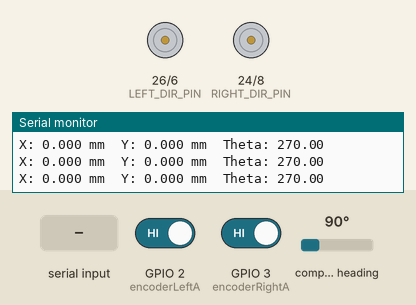
Simulated run of this sketch. Board: ESP32. On the bench: direction and speed pins drawn as motors (green arrow = direction pin HIGH = forward, orange = LOW = backward, longer = more drive), the last lines printed to the serial monitor. The inputs (shaded band) are chosen by the test bench; at power-on: GPIO 2 (encoderLeftA) HIGH, GPIO 3 (encoderRightA) HIGH, compass heading 90°.

Above: at 2.2 s.
2.3 s: "90,45\n" received over the second serial link
At 2.7 s:
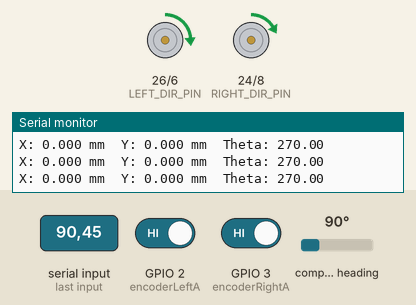
3.8 s: "30,150\n" received over the second serial link
At 4.2 s:
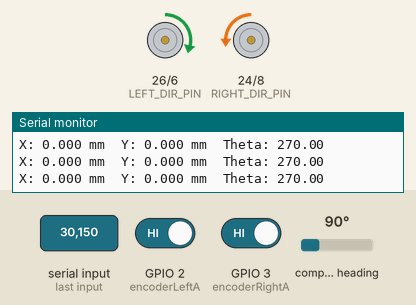
Timing chart, 0 to 6.8 s (numbered marks = the images above; inputs shaded):
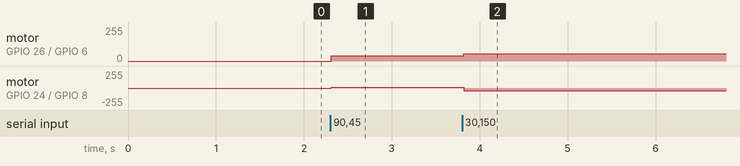

The sketch:

esp_arduino.ino
```cpp
#include <Wire.h>
#include <Adafruit_Sensor.h>
#include <Adafruit_BNO055.h>
#include <utility/imumaths.h>
#include <math.h>

// ------------------- IMU -------------------
Adafruit_BNO055 bno = Adafruit_BNO055(55, 0x28);


// ------------------- Motor Pins -------------------
const int LEFT_PWM_PIN  = 6;
const int LEFT_DIR_PIN  = 26;
const int RIGHT_PWM_PIN = 8;
const int RIGHT_DIR_PIN = 24;

// ------------------- Encoder Pins -------------------
const int encoderLeftA  = 2;
const int encoderLeftB  = 13;
const int encoderRightA = 3;
const int encoderRightB = 12;

// ------------------- Robot Constants -------------------
const float pulsesPerRevLeft  = 400.0;
const float pulsesPerRevRight = 400.0;
const float wheelDiameter = 152.0;   // mm
const float wheelCircumference = 3.14159 * wheelDiameter;
const float wheelBase = 491.0;       // mm

// ------------------- Odometry -------------------
volatile long leftPulses = 0;
volatile long rightPulses = 0;
long prevLeftPulses = 0;
long prevRightPulses = 0;
float x = 0, y = 0, theta = 0;

// ------------------- Joystick -------------------
int ly = 0, rx = 0;
float speedFactor = 0.1;

// ------------------- Wheel Speeds -------------------
double targetwl = 0, targetwr = 0;

// ------------------- Encoder ISRs -------------------
void leftEncoderISR() {
  int A = digitalRead(encoderLeftA);
  int B = digitalRead(encoderLeftB);
  if (A == B) leftPulses++;
  else leftPulses--;
}

void rightEncoderISR() {
  int A = digitalRead(encoderRightA);
  int B = digitalRead(encoderRightB);
  if (A == B) rightPulses++;
  else rightPulses--;
}

// ------------------- IMU Yaw -------------------
double readYaw() {
  imu::Quaternion q = bno.getQuat();
  double yaw = atan2(2.0 * (q.w() * q.z() + q.x() * q.y()),
                     1.0 - 2.0 * (q.y()*q.y() + q.z()*q.z()));
  yaw = yaw * 180.0 / 3.14159;
  if (yaw < 0) yaw += 360.0;
  return yaw;
}

// ------------------- Wheel Speed Logic -------------------
void compute2Wheel(int lyInput, int rxInput) {
  float V = -lyInput;  //  for forward/back
  float rX = rxInput;  // Turning from right stick

  targetwr = ((V * 200 + rX * wheelBase / 2) / (wheelDiameter / 2)); //angular velocity of right wheel
  targetwl = ((V * 200 - rX * wheelBase / 2) / (wheelDiameter / 2)); //angular velocity of left wheel

  targetwr = constrain(targetwr * speedFactor, -255, 255);
  targetwl = constrain(targetwl * speedFactor, -255, 255);
}

// ------------------- Apply PWM -------------------
void applySpeed() {
  if (targetwl >= 0) {
    digitalWrite(LEFT_DIR_PIN, LOW); //    low = forward
    analogWrite(LEFT_PWM_PIN, targetwl);
  } else {
    digitalWrite(LEFT_DIR_PIN, HIGH);
    analogWrite(LEFT_PWM_PIN, -targetwl);
  }

  if (targetwr >= 0) {
    digitalWrite(RIGHT_DIR_PIN, LOW);
    analogWrite(RIGHT_PWM_PIN, targetwr);
  } else {
    digitalWrite(RIGHT_DIR_PIN, HIGH);
    analogWrite(RIGHT_PWM_PIN, -targetwr);
  }
}

// ------------------- Setup -------------------
void setup() {
  Serial.begin(9600);    // Debug
  Serial1.begin(9600);   // UART from ESP32

  if (!bno.begin()) {
    Serial.println("BNO055 not detected!");
    while (1);
  }
  bno.setExtCrystalUse(true);
  delay(1000);

  pinMode(LEFT_PWM_PIN, OUTPUT);
  pinMode(LEFT_DIR_PIN, OUTPUT);
  pinMode(RIGHT_PWM_PIN, OUTPUT);
  pinMode(RIGHT_DIR_PIN, OUTPUT);

  pinMode(encoderLeftA, INPUT_PULLUP);
  pinMode(encoderLeftB, INPUT_PULLUP);
  pinMode(encoderRightA, INPUT_PULLUP);
  pinMode(encoderRightB, INPUT_PULLUP);

  attachInterrupt(digitalPinToInterrupt(encoderLeftA), leftEncoderISR, RISING);
  attachInterrupt(digitalPinToInterrupt(encoderRightA), rightEncoderISR, RISING);
}

// ------------------- Loop -------------------
void loop() {
  // ----------- Fast UART Receive -----------
  static char buffer[20];
  static int index = 0;

  while (Serial1.available()) {
    char c = Serial1.read();
    if (c == '\n') {
      buffer[index] = '\0';
      index = 0;

      char* comma = strchr(buffer, ',');
      if (comma) {
        *comma = '\0';
        ly = atoi(buffer);
        rx = atoi(comma + 1);

        Serial.print("LY: "); Serial.print(ly);
        Serial.print("  RX: "); Serial.println(rx);
      }
    } else if (index < sizeof(buffer) - 1) {
      buffer[index++] = c;
    }
  }

  // ----------- Deadband for joystick drift -----------
  if (abs(ly) < 10) ly = 0;
  if (abs(rx) < 10) rx = 0;

  compute2Wheel(ly, rx);
  applySpeed();

  // ----------- Odometry -----------
  long deltaLeft  = leftPulses  - prevLeftPulses;
  long deltaRight = rightPulses - prevRightPulses;
  prevLeftPulses  = leftPulses;
  prevRightPulses = rightPulses;

  float dLeft  = (deltaLeft  / pulsesPerRevLeft)  * wheelCircumference;
  float dRight = (deltaRight / pulsesPerRevRight) * wheelCircumference;
  float dCenter = (dRight + dLeft) / 2.0;

  theta = readYaw();
  float thetaRad = theta * 3.14159 / 180.0;

  x += dCenter * cos(thetaRad);
  y += dCenter * sin(thetaRad);

  Serial.print("X: "); Serial.print(x, 3);
  Serial.print(" mm\tY: "); Serial.print(y, 3);
  Serial.print(" mm\tTheta: "); Serial.println(theta, 2);

   // --- Reset if 'R' received from ESP (PS5 Circle button) ---
  if (Serial1.available()) {
    char c = Serial1.read();
    if (c == 'R') {
      x = 0;
      y = 0;
      theta = 0;
      leftPulses = 0;
      rightPulses = 0;
      prevLeftPulses = 0;
      prevRightPulses = 0;
      targetwl = 0;
      targetwr = 0;
      analogWrite(LEFT_PWM_PIN, 0);
      analogWrite(RIGHT_PWM_PIN, 0);
      Serial.println("Restart command received from PS5 — Motors and Odometry RESET!");
    }
  }
    // --- Reset if '1' sent over Serial Monitor ---
  if (Serial.available()) {
    char c = Serial.read();
    if (c == '1') {
      x = 0;
      y = 0;
      theta = 0;
      leftPulses = 0;
      rightPulses = 0;
      prevLeftPulses = 0;
      prevRightPulses = 0;
      Serial.println("Odometry and encoder counts RESET!");
    }
  }


  delay(100);  // Short delay to improve responsiveness
}
```

Measured:
- after the input at 2.3 s, motor on GPIO 26 (LEFT_DIR_PIN) / GPIO 6 (LEFT_PWM_PIN): stopped → forward 38/255 at once; motor on GPIO 24 (RIGHT_DIR_PIN) / GPIO 8 (RIGHT_PWM_PIN): stopped → forward 9/255 at once
- after the input at 3.8 s, motor on GPIO 26 (LEFT_DIR_PIN) / GPIO 6 (LEFT_PWM_PIN): forward 38/255 → forward 56/255 at once; motor on GPIO 24 (RIGHT_DIR_PIN) / GPIO 8 (RIGHT_PWM_PIN): forward 9/255 → backward 40/255 at once
